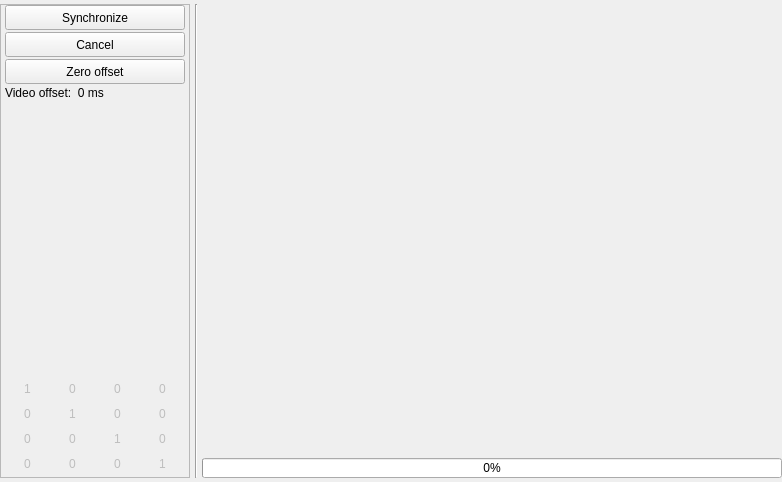
  <widget class="QWizardPage" name="SynchronizationPage">
   <property name="sizePolicy">
    <sizepolicy hsizetype="MinimumExpanding" vsizetype="MinimumExpanding">
     <horstretch>0</horstretch>
     <verstretch>0</verstretch>
    </sizepolicy>
   </property>
   <property name="font">
    <font>
     <weight>50</weight>
     <bold>false</bold>
    </font>
   </property>
   <property name="autoFillBackground">
    <bool>false</bool>
   </property>
   <property name="title">
    <string>Tracked Ultrasound Capturing</string>
   </property>
   <property name="subTitle">
    <string>Imaging and Tracking Device Synchronization</string>
   </property>
   <attribute name="pageId">
    <string notr="true"/>
   </attribute>
   <layout class="QHBoxLayout" name="horizontalLayout_2">
    <property name="spacing">
     <number>4</number>
    </property>
    <property name="leftMargin">
     <number>0</number>
    </property>
    <property name="topMargin">
     <number>4</number>
    </property>
    <property name="rightMargin">
     <number>0</number>
    </property>
    <property name="bottomMargin">
     <number>4</number>
    </property>
    <item>
     <widget class="QFrame" name="SynchronizationPageLeftFrame">
      <property name="minimumSize">
       <size>
        <width>190</width>
        <height>0</height>
       </size>
      </property>
      <property name="maximumSize">
       <size>
        <width>190</width>
        <height>16777215</height>
       </size>
      </property>
      <property name="frameShape">
       <enum>QFrame::StyledPanel</enum>
      </property>
      <property name="frameShadow">
       <enum>QFrame::Raised</enum>
      </property>
      <layout class="QGridLayout" name="gridLayout">
       <property name="margin">
        <number>0</number>
       </property>
       <property name="spacing">
        <number>0</number>
       </property>
       <item row="0" column="0">
        <layout class="QVBoxLayout" name="verticalLayout_5" stretch="0,0,1,0,0">
         <property name="spacing">
          <number>2</number>
         </property>
         <item>
          <layout class="QVBoxLayout" name="SyncButtonsLayout">
           <property name="spacing">
            <number>2</number>
           </property>
           <item>
            <widget class="QPushButton" name="SynchronizeButton">
             <property name="sizePolicy">
              <sizepolicy hsizetype="Preferred" vsizetype="Expanding">
               <horstretch>0</horstretch>
               <verstretch>0</verstretch>
              </sizepolicy>
             </property>
             <property name="minimumSize">
              <size>
               <width>150</width>
               <height>25</height>
              </size>
             </property>
             <property name="maximumSize">
              <size>
               <width>500</width>
               <height>25</height>
              </size>
             </property>
             <property name="text">
              <string>Synchronize</string>
             </property>
            </widget>
           </item>
           <item>
            <widget class="QPushButton" name="CancelSyncButton">
             <property name="enabled">
              <bool>true</bool>
             </property>
             <property name="sizePolicy">
              <sizepolicy hsizetype="Preferred" vsizetype="Expanding">
               <horstretch>0</horstretch>
               <verstretch>0</verstretch>
              </sizepolicy>
             </property>
             <property name="minimumSize">
              <size>
               <width>150</width>
               <height>25</height>
              </size>
             </property>
             <property name="maximumSize">
              <size>
               <width>500</width>
               <height>25</height>
              </size>
             </property>
             <property name="text">
              <string>Cancel</string>
             </property>
            </widget>
           </item>
           <item>
            <widget class="QPushButton" name="ZeroOffsetButton">
             <property name="enabled">
              <bool>true</bool>
             </property>
             <property name="sizePolicy">
              <sizepolicy hsizetype="Preferred" vsizetype="Expanding">
               <horstretch>0</horstretch>
               <verstretch>0</verstretch>
              </sizepolicy>
             </property>
             <property name="minimumSize">
              <size>
               <width>150</width>
               <height>25</height>
              </size>
             </property>
             <property name="maximumSize">
              <size>
               <width>500</width>
               <height>25</height>
              </size>
             </property>
             <property name="text">
              <string>Zero offset</string>
             </property>
            </widget>
           </item>
          </layout>
         </item>
         <item>
          <layout class="QVBoxLayout" name="SyncInfoLayout">
           <property name="spacing">
            <number>2</number>
           </property>
           <item>
            <widget class="QLabel" name="SyncVideoOffsetLabel">
             <property name="text">
              <string>Video offset:  0 ms</string>
             </property>
            </widget>
           </item>
          </layout>
         </item>
         <item>
          <spacer name="SyncVerticalSpacer">
           <property name="orientation">
            <enum>Qt::Vertical</enum>
           </property>
           <property name="sizeHint" stdset="0">
            <size>
             <width>20</width>
             <height>40</height>
            </size>
           </property>
          </spacer>
         </item>
         <item>
          <layout class="QGridLayout" name="SyncGridToolStateDisplay">
           <property name="spacing">
            <number>2</number>
           </property>
          </layout>
         </item>
         <item>
          <layout class="QVBoxLayout" name="verticalLayout">
           <property name="spacing">
            <number>2</number>
           </property>
           <item>
            <widget class="QTableWidget" name="SyncTrackerMatrix">
             <property name="enabled">
              <bool>false</bool>
             </property>
             <property name="sizePolicy">
              <sizepolicy hsizetype="MinimumExpanding" vsizetype="MinimumExpanding">
               <horstretch>0</horstretch>
               <verstretch>0</verstretch>
              </sizepolicy>
             </property>
             <property name="minimumSize">
              <size>
               <width>180</width>
               <height>100</height>
              </size>
             </property>
             <property name="maximumSize">
              <size>
               <width>180</width>
               <height>100</height>
              </size>
             </property>
             <property name="font">
              <font>
               <kerning>false</kerning>
              </font>
             </property>
             <property name="cursor" stdset="0">
              <cursorShape>ArrowCursor</cursorShape>
             </property>
             <property name="acceptDrops">
              <bool>false</bool>
             </property>
             <property name="autoFillBackground">
              <bool>true</bool>
             </property>
             <property name="frameShape">
              <enum>QFrame::NoFrame</enum>
             </property>
             <property name="frameShadow">
              <enum>QFrame::Plain</enum>
             </property>
             <property name="verticalScrollBarPolicy">
              <enum>Qt::ScrollBarAlwaysOff</enum>
             </property>
             <property name="horizontalScrollBarPolicy">
              <enum>Qt::ScrollBarAlwaysOff</enum>
             </property>
             <property name="autoScroll">
              <bool>false</bool>
             </property>
             <property name="autoScrollMargin">
              <number>0</number>
             </property>
             <property name="editTriggers">
              <set>QAbstractItemView::NoEditTriggers</set>
             </property>
             <property name="tabKeyNavigation">
              <bool>false</bool>
             </property>
             <property name="showDropIndicator" stdset="0">
              <bool>false</bool>
             </property>
             <property name="dragDropOverwriteMode">
              <bool>false</bool>
             </property>
             <property name="dragDropMode">
              <enum>QAbstractItemView::DropOnly</enum>
             </property>
             <property name="selectionMode">
              <enum>QAbstractItemView::NoSelection</enum>
             </property>
             <property name="verticalScrollMode">
              <enum>QAbstractItemView::ScrollPerItem</enum>
             </property>
             <property name="showGrid">
              <bool>false</bool>
             </property>
             <property name="gridStyle">
              <enum>Qt::NoPen</enum>
             </property>
             <property name="wordWrap">
              <bool>false</bool>
             </property>
             <property name="cornerButtonEnabled">
              <bool>false</bool>
             </property>
             <property name="rowCount">
              <number>4</number>
             </property>
             <property name="columnCount">
              <number>4</number>
             </property>
             <attribute name="horizontalHeaderVisible">
              <bool>false</bool>
             </attribute>
             <attribute name="horizontalHeaderDefaultSectionSize">
              <number>45</number>
             </attribute>
             <attribute name="horizontalHeaderHighlightSections">
              <bool>false</bool>
             </attribute>
             <attribute name="horizontalHeaderMinimumSectionSize">
              <number>0</number>
             </attribute>
             <attribute name="verticalHeaderVisible">
              <bool>false</bool>
             </attribute>
             <attribute name="verticalHeaderDefaultSectionSize">
              <number>25</number>
             </attribute>
             <attribute name="verticalHeaderHighlightSections">
              <bool>false</bool>
             </attribute>
             <attribute name="verticalHeaderMinimumSectionSize">
              <number>0</number>
             </attribute>
             <row/>
             <row/>
             <row/>
             <row/>
             <column/>
             <column/>
             <column/>
             <column/>
             <item row="0" column="0">
              <property name="text">
               <string>1</string>
              </property>
              <property name="textAlignment">
               <set>AlignHCenter|AlignVCenter|AlignCenter</set>
              </property>
             </item>
             <item row="0" column="1">
              <property name="text">
               <string>0</string>
              </property>
              <property name="textAlignment">
               <set>AlignHCenter|AlignVCenter|AlignCenter</set>
              </property>
             </item>
             <item row="0" column="2">
              <property name="text">
               <string>0</string>
              </property>
              <property name="textAlignment">
               <set>AlignHCenter|AlignVCenter|AlignCenter</set>
              </property>
             </item>
             <item row="0" column="3">
              <property name="text">
               <string>0</string>
              </property>
              <property name="textAlignment">
               <set>AlignHCenter|AlignVCenter|AlignCenter</set>
              </property>
             </item>
             <item row="1" column="0">
              <property name="text">
               <string>0</string>
              </property>
              <property name="textAlignment">
               <set>AlignHCenter|AlignVCenter|AlignCenter</set>
              </property>
             </item>
             <item row="1" column="1">
              <property name="text">
               <string>1</string>
              </property>
              <property name="textAlignment">
               <set>AlignHCenter|AlignVCenter|AlignCenter</set>
              </property>
             </item>
             <item row="1" column="2">
              <property name="text">
               <string>0</string>
              </property>
              <property name="textAlignment">
               <set>AlignHCenter|AlignVCenter|AlignCenter</set>
              </property>
             </item>
             <item row="1" column="3">
              <property name="text">
               <string>0</string>
              </property>
              <property name="textAlignment">
               <set>AlignHCenter|AlignVCenter|AlignCenter</set>
              </property>
             </item>
             <item row="2" column="0">
              <property name="text">
               <string>0</string>
              </property>
              <property name="textAlignment">
               <set>AlignHCenter|AlignVCenter|AlignCenter</set>
              </property>
             </item>
             <item row="2" column="1">
              <property name="text">
               <string>0</string>
              </property>
              <property name="textAlignment">
               <set>AlignHCenter|AlignVCenter|AlignCenter</set>
              </property>
             </item>
             <item row="2" column="2">
              <property name="text">
               <string>1</string>
              </property>
              <property name="textAlignment">
               <set>AlignHCenter|AlignVCenter|AlignCenter</set>
              </property>
             </item>
             <item row="2" column="3">
              <property name="text">
               <string>0</string>
              </property>
              <property name="textAlignment">
               <set>AlignHCenter|AlignVCenter|AlignCenter</set>
              </property>
             </item>
             <item row="3" column="0">
              <property name="text">
               <string>0</string>
              </property>
              <property name="textAlignment">
               <set>AlignHCenter|AlignVCenter|AlignCenter</set>
              </property>
             </item>
             <item row="3" column="1">
              <property name="text">
               <string>0</string>
              </property>
              <property name="textAlignment">
               <set>AlignHCenter|AlignVCenter|AlignCenter</set>
              </property>
             </item>
             <item row="3" column="2">
              <property name="text">
               <string>0</string>
              </property>
              <property name="textAlignment">
               <set>AlignHCenter|AlignVCenter|AlignCenter</set>
              </property>
             </item>
             <item row="3" column="3">
              <property name="text">
               <string>1</string>
              </property>
              <property name="textAlignment">
               <set>AlignHCenter|AlignVCenter|AlignCenter</set>
              </property>
              <property name="flags">
               <set>ItemIsEnabled</set>
              </property>
             </item>
            </widget>
           </item>
          </layout>
         </item>
        </layout>
       </item>
      </layout>
     </widget>
    </item>
    <item>
     <widget class="Line" name="line">
      <property name="sizePolicy">
       <sizepolicy hsizetype="MinimumExpanding" vsizetype="Preferred">
        <horstretch>0</horstretch>
        <verstretch>1</verstretch>
       </sizepolicy>
      </property>
      <property name="minimumSize">
       <size>
        <width>4</width>
        <height>400</height>
       </size>
      </property>
      <property name="maximumSize">
       <size>
        <width>4</width>
        <height>16777215</height>
       </size>
      </property>
      <property name="orientation">
       <enum>Qt::Vertical</enum>
      </property>
     </widget>
    </item>
    <item>
     <layout class="QVBoxLayout" name="verticalLayout_2">
      <item>
       <widget class="QVTKWidget" name="SyncRealtimeRenderer" native="true">
        <property name="sizePolicy">
         <sizepolicy hsizetype="Expanding" vsizetype="Expanding">
          <horstretch>1</horstretch>
          <verstretch>1</verstretch>
         </sizepolicy>
        </property>
        <property name="minimumSize">
         <size>
          <width>580</width>
          <height>450</height>
         </size>
        </property>
        <property name="sizeIncrement">
         <size>
          <width>4</width>
          <height>3</height>
         </size>
        </property>
       </widget>
      </item>
      <item>
       <layout class="QHBoxLayout" name="horizontalLayout">
        <item>
         <widget class="QProgressBar" name="SyncProgressBar">
          <property name="enabled">
           <bool>true</bool>
          </property>
          <property name="sizePolicy">
           <sizepolicy hsizetype="MinimumExpanding" vsizetype="Fixed">
            <horstretch>1</horstretch>
            <verstretch>0</verstretch>
           </sizepolicy>
          </property>
          <property name="minimumSize">
           <size>
            <width>0</width>
            <height>20</height>
           </size>
          </property>
          <property name="maximumSize">
           <size>
            <width>16777215</width>
            <height>20</height>
           </size>
          </property>
          <property name="value">
           <number>0</number>
          </property>
         </widget>
        </item>
       </layout>
      </item>
     </layout>
    </item>
   </layout>
  </widget>
